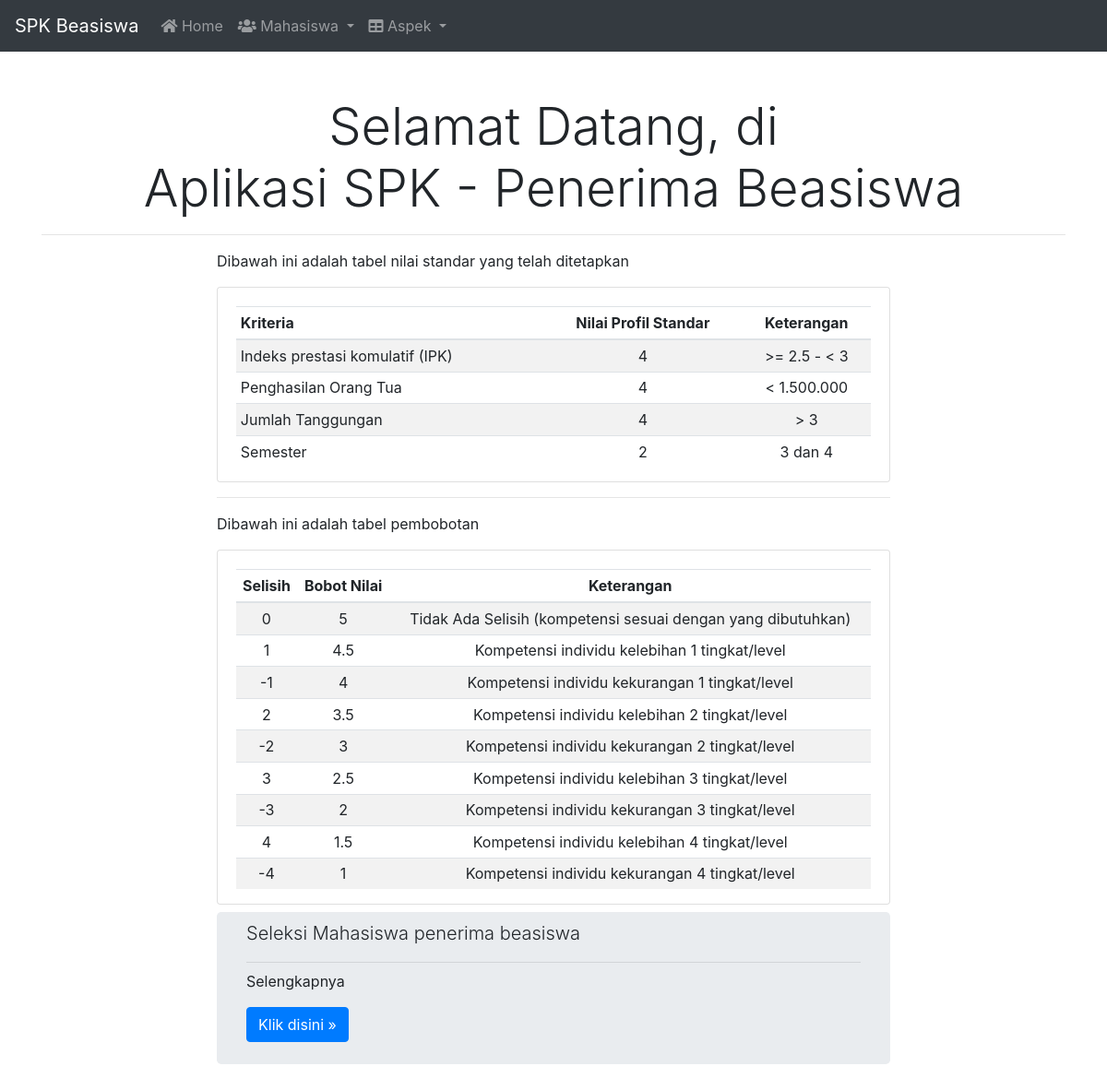
The page / on the database its author committed.
### tables this page shows
CREATE TABLE `profil_standar` (
  `id` int(11) NOT NULL,
  `kriteria_id` int(11) NOT NULL,
  `subkriteria_id` int(11) NOT NULL,
  `nilaiprofil_std` int(11) NOT NULL
);

CREATE TABLE `kriteria` (
  `id` int(11) NOT NULL,
  `nama` varchar(64) NOT NULL,
  `jenis` enum('cf','sf') NOT NULL,
  `ket` varchar(64) NOT NULL
);

CREATE TABLE `sub_kriteria` (
  `id` int(11) NOT NULL,
  `kriteria_id` int(11) NOT NULL,
  `nama` varchar(68) NOT NULL,
  `nilai` int(11) NOT NULL
);

CREATE TABLE `pembobotan` (
  `id` int(11) NOT NULL,
  `selisih` float NOT NULL,
  `bobot` float NOT NULL,
  `ket` varchar(64) NOT NULL
);

### functions.php (called while the page is built, shortened)
<?php
$conn = mysqli_connect('localhost', 'root', '', 'db_spk_beasiswa_pma');
function query($query)
{
    global $conn;
    $res = mysqli_query($conn, $query);
    $rows = [];
    while ($row = mysqli_fetch_assoc($res)) {
        $rows[] = $row;
    }
    return $rows;
}

### index.php (the view, shortened to what this page needs)
<!DOCTYPE html>
<html lang="en">
<head>
    <link rel="stylesheet" href="https://cdn.jsdelivr.net/npm/bootstrap@4.5.3/dist/css/bootstrap.min.css">
    <link rel="stylesheet" href="https://cdnjs.cloudflare.com/ajax/libs/font-awesome/5.11.0/css/all.min.css">
    <link rel=" stylesheet" href="assets/css/style.css">
</head>
<body>
    <?php
    include_once('template.php');
    require_once('functions.php');
    $profil = query("SELECT k.nama as k, sk.nama as sk, ps.nilaiprofil_std as np FROM kriteria k INNER JOIN sub_kriteria sk ON k.id = sk.kriteria_id INNER JOIN profil_standar ps ON sk.id = ps.subkriteria_id");
    $pembobotan = query("SELECT * FROM pembobotan");
    ?>
    <div class="container">
        <div class="row mt-5">
            <div class="col-md-12 justify-content-center">
                <div class="display-4 text-center">
                    Selamat Datang, di
                </div>
                <div class="display-4 text-center">
                    Aplikasi SPK - Penerima Beasiswa
                </div>
                <hr>
                <div class="row mt-2">
                    <div class="col-md-8 mx-auto">
                        <p>Dibawah ini adalah tabel nilai standar yang telah ditetapkan</p>
                        <div class="card">
                            <div class="card-body pb-0">
                                <table class="table table-sm table-striped text-center">
                                    <thead>
                                        <tr>
                                            <th class="text-left">Kriteria</th>
                                            <th>Nilai Profil Standar</th>
                                            <th>Keterangan</th>
                                        </tr>
                                    </thead>
                                    <tbody>
                                        <?php foreach ($profil as $p) : ?>
                                            <tr>
                                                <td class="text-left"><?= $p['k']; ?></td>
                                                <td><?= $p['np']; ?></td>
                                                <td><?= $p['sk']; ?></td>
                                            </tr>
                                        <?php endforeach; ?>
                                    </tbody>
                                </table>
                            </div>
                        </div>
                        <hr>
                        <p>Dibawah ini adalah tabel pembobotan</p>
                        <div class="card">
                            <div class="card-body pb-0">
                                <table class="table table-sm table-striped text-center">
                                    <thead>
                                        <tr>
                                            <th>Selisih</th>
                                            <th>Bobot Nilai</th>
                                            <th>Keterangan</th>
                                        </tr>
                                    </thead>
                                    <tbody>
                                        <?php foreach ($pembobotan as $p) : ?>
                                            <tr>
                                                <td><?= $p['selisih']; ?></td>
                                                <td><?= $p['bobot']; ?></td>
                                                <td><?= $p['ket']; ?></td>
                                            </tr>
                                        <?php endforeach; ?>
                                    </tbody>
                                </table>
                            </div>
                        </div>
                        <div class="jumbotron mt-2 py-2">
                            <p class="lead">Seleksi Mahasiswa penerima beasiswa</p>
                            <hr class="my-2">
                            <p>Selengkapnya</p>
                            <p class="lead">
                                <a class="btn btn-primary" href="mhs.php" role="button">Klik disini &raquo;</a>
                            </p>
                        </div>
                    </div>
                </div>
            </div>
        </div>
    </div>
</body>
</html>

### template.php (shortened to what this page needs)
<nav class="navbar navbar-expand-lg navbar-dark bg-dark sticky-top">
    <div class="collapse navbar-collapse" id="navbarTogglerDemo01">
        <a class="navbar-brand" href="#">SPK Beasiswa</a>
        <ul class="navbar-nav mr-auto mt-2 mt-lg-0">
            <li class="nav-item">
                <a class="nav-item nav-link" href="index.php"><i class="fa fa-home"></i> Home </a>
            </li>
            <li class="nav-item dropdown">
                <a class="nav-link dropdown-toggle" href="#" id="navbarDropdown" role="button" data-toggle="dropdown" aria-haspopup="true" aria-expanded="false">
                    <i class="fa fa-users"></i> Mahasiswa
                </a>
            </li>
            <li class="nav-item dropdown">
                <a class="nav-link dropdown-toggle" href="#" id="navbarDropdown" role="button" data-toggle="dropdown" aria-haspopup="true" aria-expanded="false">
                    <i class="fa fa-table"></i> Aspek
                </a>
            </li>
        </ul>
    </div>
</nav>

### rows shown on the page
profil_standar: kriteria.nama "Indeks prestasi komulatif (IPK)", nilaiprofil_std "4", subkriteria.nama ">= 2.5 - < 3"
profil_standar: kriteria.nama "Penghasilan Orang Tua", nilaiprofil_std "4", subkriteria.nama "< 1.500.000"
profil_standar: kriteria.nama "Jumlah Tanggungan", nilaiprofil_std "4", subkriteria.nama "> 3"
profil_standar: kriteria.nama "Semester", nilaiprofil_std "2", subkriteria.nama "3 dan 4"
pembobotan: selisih "0", bobot "5", ket "Tidak Ada Selisih (kompetensi sesuai dengan yang dibutuhkan)"
pembobotan: selisih "1", bobot "4.5", ket "Kompetensi individu kelebihan 1 tingkat/level"
pembobotan: selisih "-1", bobot "4", ket "Kompetensi individu kekurangan 1 tingkat/level"
pembobotan: selisih "2", bobot "3.5", ket "Kompetensi individu kelebihan 2 tingkat/level"
pembobotan: selisih "-2", bobot "3", ket "Kompetensi individu kekurangan 2 tingkat/level"
pembobotan: selisih "3", bobot "2.5", ket "Kompetensi individu kelebihan 3 tingkat/level"
pembobotan: selisih "-3", bobot "2", ket "Kompetensi individu kekurangan 3 tingkat/level"
pembobotan: selisih "4", bobot "1.5", ket "Kompetensi individu kelebihan 4 tingkat/level"
pembobotan: selisih "-4", bobot "1", ket "Kompetensi individu kekurangan 4 tingkat/level"
